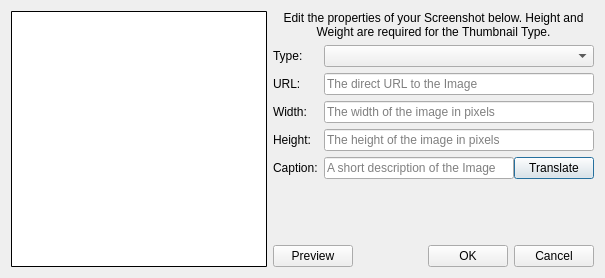
<?xml version="1.0" encoding="UTF-8"?>
<ui version="4.0">
 <class>ScreenshotWindow</class>
 <widget class="QDialog" name="ScreenshotWindow">
  <property name="geometry">
   <rect>
    <x>0</x>
    <y>0</y>
    <width>605</width>
    <height>274</height>
   </rect>
  </property>
  <property name="windowTitle">
   <string/>
  </property>
  <layout class="QHBoxLayout" name="horizontalLayout_3">
   <item>
    <widget class="QLabel" name="image_label">
     <property name="minimumSize">
      <size>
       <width>256</width>
       <height>256</height>
      </size>
     </property>
     <property name="maximumSize">
      <size>
       <width>256</width>
       <height>256</height>
      </size>
     </property>
     <property name="styleSheet">
      <string notr="true">border-radius: 1px;
border-style: solid;
border-width: 1px;
background: white;
color: black;</string>
     </property>
     <property name="text">
      <string/>
     </property>
     <property name="alignment">
      <set>Qt::AlignCenter</set>
     </property>
     <property name="wordWrap">
      <bool>true</bool>
     </property>
    </widget>
   </item>
   <item>
    <layout class="QVBoxLayout" name="verticalLayout">
     <item>
      <widget class="QLabel" name="label">
       <property name="text">
        <string>Edit the properties of your Screenshot below. Height and Weight are required for the Thumbnail Type.</string>
       </property>
       <property name="scaledContents">
        <bool>false</bool>
       </property>
       <property name="alignment">
        <set>Qt::AlignCenter</set>
       </property>
       <property name="wordWrap">
        <bool>true</bool>
       </property>
      </widget>
     </item>
     <item>
      <layout class="QFormLayout" name="formLayout">
       <item row="0" column="0">
        <widget class="QLabel" name="label_2">
         <property name="text">
          <string>Type:</string>
         </property>
        </widget>
       </item>
       <item row="0" column="1">
        <widget class="QComboBox" name="type_box"/>
       </item>
       <item row="1" column="0">
        <widget class="QLabel" name="label_3">
         <property name="text">
          <string>URL:</string>
         </property>
        </widget>
       </item>
       <item row="1" column="1">
        <widget class="QLineEdit" name="url_edit">
         <property name="placeholderText">
          <string>The direct URL to the Image</string>
         </property>
        </widget>
       </item>
       <item row="2" column="0">
        <widget class="QLabel" name="label_4">
         <property name="text">
          <string>Width:</string>
         </property>
        </widget>
       </item>
       <item row="2" column="1">
        <widget class="QLineEdit" name="width_edit">
         <property name="placeholderText">
          <string>The width of the image in pixels</string>
         </property>
         <property name="clearButtonEnabled">
          <bool>false</bool>
         </property>
        </widget>
       </item>
       <item row="3" column="0">
        <widget class="QLabel" name="label_5">
         <property name="text">
          <string>Height:</string>
         </property>
        </widget>
       </item>
       <item row="3" column="1">
        <widget class="QLineEdit" name="height_edit">
         <property name="placeholderText">
          <string>The height of the image in pixels</string>
         </property>
        </widget>
       </item>
       <item row="4" column="0">
        <widget class="QLabel" name="label_6">
         <property name="text">
          <string>Caption:</string>
         </property>
        </widget>
       </item>
       <item row="4" column="1">
        <layout class="QHBoxLayout" name="horizontalLayout_2">
         <property name="spacing">
          <number>0</number>
         </property>
         <item>
          <widget class="QLineEdit" name="caption_edit">
           <property name="maxLength">
            <number>100</number>
           </property>
           <property name="placeholderText">
            <string>A short description of the Image</string>
           </property>
          </widget>
         </item>
         <item>
          <widget class="QPushButton" name="translate_caption_button">
           <property name="text">
            <string>Translate</string>
           </property>
          </widget>
         </item>
        </layout>
       </item>
       <item row="5" column="0">
        <spacer name="verticalSpacer">
         <property name="orientation">
          <enum>Qt::Vertical</enum>
         </property>
         <property name="sizeHint" stdset="0">
          <size>
           <width>20</width>
           <height>40</height>
          </size>
         </property>
        </spacer>
       </item>
      </layout>
     </item>
     <item>
      <layout class="QHBoxLayout" name="horizontalLayout">
       <item>
        <widget class="QPushButton" name="preview_button">
         <property name="text">
          <string>Preview</string>
         </property>
        </widget>
       </item>
       <item>
        <spacer name="horizontalSpacer">
         <property name="orientation">
          <enum>Qt::Horizontal</enum>
         </property>
         <property name="sizeHint" stdset="0">
          <size>
           <width>40</width>
           <height>20</height>
          </size>
         </property>
        </spacer>
       </item>
       <item>
        <widget class="QPushButton" name="ok_button">
         <property name="text">
          <string>OK</string>
         </property>
        </widget>
       </item>
       <item>
        <widget class="QPushButton" name="cancel_button">
         <property name="text">
          <string>Cancel</string>
         </property>
        </widget>
       </item>
      </layout>
     </item>
    </layout>
   </item>
  </layout>
 </widget>
 <resources/>
 <connections/>
</ui>
